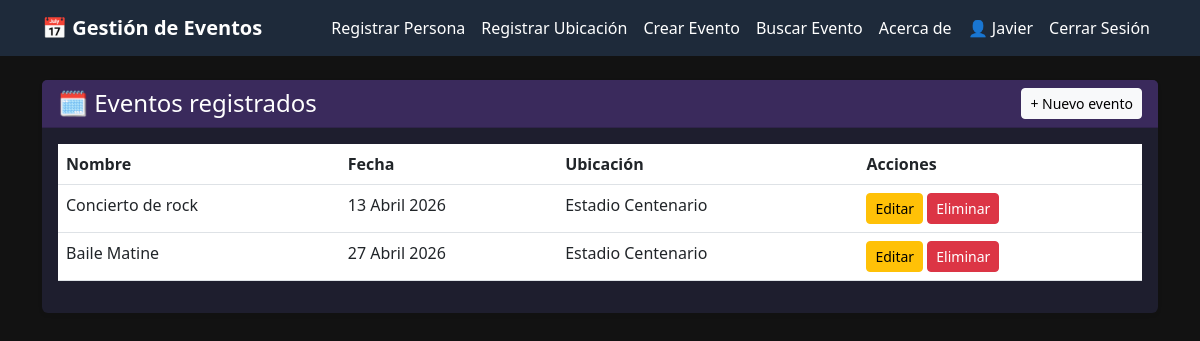
The page /eventos/ (signed in) on the database its author committed.
### eventos/models.py (models this page shows, shortened)
class Evento(models.Model):
    nombre = models.CharField(max_length=45)
    fecha = models.DateField()
    ubicacion = models.ForeignKey(Ubicacion, on_delete=models.CASCADE)
    asistentes = models.ManyToManyField(Persona, blank=True)
    class Meta:
        verbose_name = 'Evento'
        verbose_name_plural = 'Eventos'

class Ubicacion(models.Model):
    nombre = models.CharField(max_length=45)
    direccion = models.CharField(max_length=60)
    capacidad = models.IntegerField()
    def __str__(self):
        return self.nombre
    class Meta:
        verbose_name = 'Ubicación'
        verbose_name_plural = 'Ubicaciones'

### eventos/views.py (the view)
# urls.py: path('eventos/', views.listar_eventos, name='listar_eventos'),
def listar_eventos(request):
    eventos = Evento.objects.all()
    return render(request, 'listar_eventos.html', {'eventos': eventos})

### templates/listar_eventos.html
{% extends "base.html" %}
{% block contenido %}
<div class="card shadow-sm">
    <div class="card-header bg-evento text-white d-flex justify-content-between align-items-center">
        <h4 class="mb-0">🗓️ Eventos registrados</h4>
        <a href="{% url 'form_evento' %}" class="btn btn-light btn-sm">+ Nuevo evento</a>
    </div>
    <div class="card-body">
        <table class="table table-hover">
            <thead>
                <tr>
                    <th>Nombre</th>
                    <th>Fecha</th>
                    <th>Ubicación</th>
                    <th>Acciones</th>
                </tr>
            </thead>
            <tbody>
                {% for evento in eventos %}
                <tr>
                    <td>{{ evento.nombre }}</td>
                    <td>{{ evento.fecha }}</td>
                    <td>{{ evento.ubicacion }}</td>
                    <td>
                        <a href="{% url 'editar_evento' evento.id %}" class="btn btn-warning btn-sm">Editar</a>
                        <a href="{% url 'eliminar_evento' evento.id %}" class="btn btn-danger btn-sm">Eliminar</a>
                    </td>
                </tr>
                {% empty %}
                <tr><td colspan="4" class="text-muted">No hay eventos registrados.</td></tr>
                {% endfor %}
            </tbody>
        </table>
    </div>
</div>
{% endblock %}

### templates/base.html (shortened to what this page needs)
<!DOCTYPE html>
<html lang="es">
<head>
    <link href="https://cdn.jsdelivr.net/npm/bootstrap@5.3.0/dist/css/bootstrap.min.css" rel="stylesheet">
</head>
<body>
    <nav class="navbar navbar-expand-lg navbar-custom mb-4">
        <div class="container">
            <a class="navbar-brand fw-bold text-white" href="{% url 'home' %}">📅 Gestión de Eventos</a>
            <div class="navbar-nav ms-auto">
                <a class="nav-link text-white" href="{% url 'form_persona' %}">Registrar Persona</a>
                <a class="nav-link text-white" href="{% url 'form_ubicacion' %}">Registrar Ubicación</a>
                <a class="nav-link text-white" href="{% url 'form_evento' %}">Crear Evento</a>
                <a class="nav-link text-white" href="{% url 'buscar_evento' %}">Buscar Evento</a>
                <a class="nav-link text-white" href="{% url 'about' %}">Acerca de</a>
                {% if user.is_authenticated %}
                    <span class="nav-link text-white">👤 {{ user.username }}</span>
                    <a class="nav-link text-white" href="{% url 'logout' %}">Cerrar Sesión</a>
                {% else %}
                    <a class="nav-link text-white" href="{% url 'login' %}">Iniciar Sesión</a>
                    <a class="nav-link text-white" href="{% url 'register' %}">Registrarse</a>
                {% endif %}
            </div>
        </div>
    </nav>
    <div class="container">
        {% block contenido %}
        {% endblock %}
    </div>
</body>
</html>

### templates/base.html (style rules this page uses)
body { background-color: #121212; color: #e0e0e0; }
.navbar-custom { background-color: #1e2a3a; }
.bg-evento { background-color: #3a2a5c; }
.card { background-color: #1e1e2e; border: none; }
.card-body { color: #e0e0e0; }
.table { color: #e0e0e0; }

### rows shown on the page
Evento: nombre "Concierto de rock", fecha "13 Abril 2026", ubicacion "Estadio Centenario"
Evento: nombre "Baile Matine", fecha "27 Abril 2026", ubicacion "Estadio Centenario"

### other values the page prints
{{ user.username }} "Javier"
